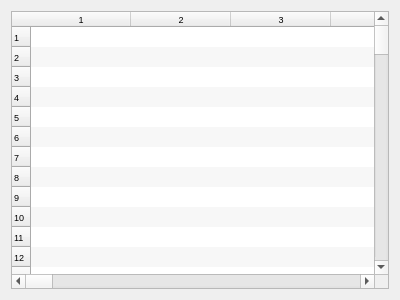
<?xml version="1.0" encoding="UTF-8"?>
<ui version="4.0">
 <class>Form</class>
 <widget class="QWidget" name="Form">
  <property name="geometry">
   <rect>
    <x>0</x>
    <y>0</y>
    <width>400</width>
    <height>300</height>
   </rect>
  </property>
  <property name="windowTitle">
   <string>Form</string>
  </property>
  <layout class="QVBoxLayout" name="verticalLayout">
   <item>
    <widget class="QTableWidget" name="tableWidget">
     <property name="sizePolicy">
      <sizepolicy hsizetype="Preferred" vsizetype="Preferred">
       <horstretch>0</horstretch>
       <verstretch>0</verstretch>
      </sizepolicy>
     </property>
     <property name="font">
      <font>
       <pointsize>7</pointsize>
       <weight>50</weight>
       <bold>false</bold>
      </font>
     </property>
     <property name="autoFillBackground">
      <bool>false</bool>
     </property>
     <property name="dragDropMode">
      <enum>QAbstractItemView::NoDragDrop</enum>
     </property>
     <property name="alternatingRowColors">
      <bool>true</bool>
     </property>
     <property name="textElideMode">
      <enum>Qt::ElideMiddle</enum>
     </property>
     <property name="showGrid">
      <bool>false</bool>
     </property>
     <property name="rowCount">
      <number>100</number>
     </property>
     <property name="columnCount">
      <number>100</number>
     </property>
     <attribute name="horizontalHeaderCascadingSectionResizes">
      <bool>false</bool>
     </attribute>
     <attribute name="horizontalHeaderDefaultSectionSize">
      <number>100</number>
     </attribute>
     <attribute name="horizontalHeaderHighlightSections">
      <bool>true</bool>
     </attribute>
     <attribute name="horizontalHeaderShowSortIndicator" stdset="0">
      <bool>false</bool>
     </attribute>
     <attribute name="horizontalHeaderStretchLastSection">
      <bool>false</bool>
     </attribute>
     <attribute name="verticalHeaderMinimumSectionSize">
      <number>15</number>
     </attribute>
     <attribute name="verticalHeaderDefaultSectionSize">
      <number>20</number>
     </attribute>
     <attribute name="verticalHeaderShowSortIndicator" stdset="0">
      <bool>false</bool>
     </attribute>
     <row/>
     <row/>
     <row/>
     <row/>
     <row/>
     <row/>
     <row/>
     <row/>
     <row/>
     <row/>
     <row/>
     <row/>
     <row/>
     <row/>
     <row/>
     <row/>
     <row/>
     <row/>
     <row/>
     <row/>
     <row/>
     <row/>
     <row/>
     <row/>
     <row/>
     <row/>
     <row/>
     <row/>
     <row/>
     <row/>
     <row/>
     <row/>
     <row/>
     <row/>
     <row/>
     <row/>
     <row/>
     <row/>
     <row/>
     <row/>
     <row/>
     <row/>
     <row/>
     <row/>
     <row/>
     <row/>
     <row/>
     <row/>
     <row/>
     <row/>
     <row/>
     <row/>
     <row/>
     <row/>
     <row/>
     <row/>
     <row/>
     <row/>
     <row/>
     <row/>
     <row/>
     <row/>
     <row/>
     <row/>
     <row/>
     <row/>
     <row/>
     <row/>
     <row/>
     <row/>
     <row/>
     <row/>
     <row/>
     <row/>
     <row/>
     <row/>
     <row/>
     <row/>
     <row/>
     <row/>
     <row/>
     <row/>
     <row/>
     <row/>
     <row/>
     <row/>
     <row/>
     <row/>
     <row/>
     <row/>
     <row/>
     <row/>
     <row/>
     <row/>
     <row/>
     <row/>
     <row/>
     <row/>
     <row/>
     <row/>
     <column/>
     <column/>
     <column/>
     <column/>
     <column/>
     <column/>
     <column/>
     <column/>
     <column/>
     <column/>
     <column/>
     <column/>
     <column/>
     <column/>
     <column/>
     <column/>
     <column/>
     <column/>
     <column/>
     <column/>
     <column/>
     <column/>
     <column/>
     <column/>
     <column/>
     <column/>
     <column/>
     <column/>
     <column/>
     <column/>
     <column/>
     <column/>
     <column/>
     <column/>
     <column/>
     <column/>
     <column/>
     <column/>
     <column/>
     <column/>
     <column/>
     <column/>
     <column/>
     <column/>
     <column/>
     <column/>
     <column/>
     <column/>
     <column/>
     <column/>
     <column/>
     <column/>
     <column/>
     <column/>
     <column/>
     <column/>
     <column/>
     <column/>
     <column/>
     <column/>
     <column/>
     <column/>
     <column/>
     <column/>
     <column/>
     <column/>
     <column/>
     <column/>
     <column/>
     <column/>
     <column/>
     <column/>
     <column/>
     <column/>
     <column/>
     <column/>
     <column/>
     <column/>
     <column/>
     <column/>
     <column/>
     <column/>
     <column/>
     <column/>
     <column/>
     <column/>
     <column/>
     <column/>
     <column/>
     <column/>
     <column/>
     <column/>
     <column/>
     <column/>
     <column/>
     <column/>
     <column/>
     <column/>
     <column/>
     <column/>
    </widget>
   </item>
  </layout>
 </widget>
 <resources/>
 <connections/>
</ui>
